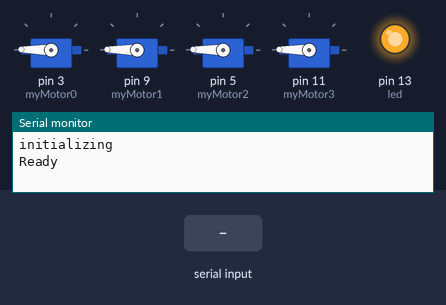
A sketch run on a simulated Arduino Uno, built with avr-gcc and run on an emulated ATmega328P. On the bench: 4 × servo, output pins drawn as LEDs (lit = HIGH), the last lines printed to the serial monitor. The test bench sets the inputs (shaded band).

Above: at 0.2 s.
At 4.9 s:
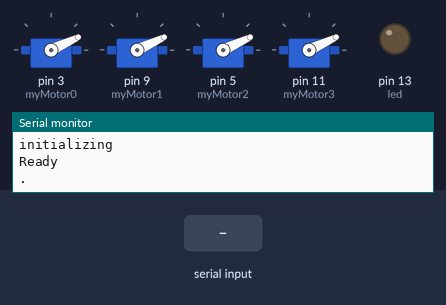
5.0 s: "F\n" received over Serial
At 5.8 s:
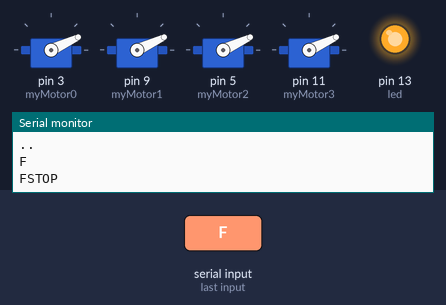
8.0 s: "ARM\n" received over Serial
9.7 s: "L\n" received over Serial
Timing chart, 0 to 17.8 s (numbered marks = the images above; inputs shaded):
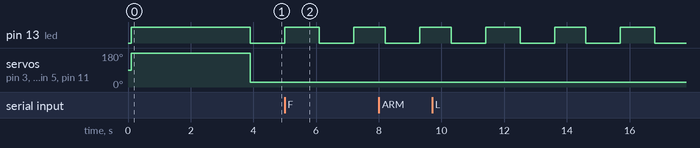

Measured:
- by itself, pin 13 (led): alternates HIGH for 1.1 s and LOW for 1.1 s

The sketch:

Drone_v2.ino
```cpp
#include <Servo.h>

void echo(String msg) {
    Serial.println("\n" + msg);
}


unsigned long time = 0;
unsigned long ledState = 0;

// This is our motor.
Servo myMotor0, myMotor1, myMotor2, myMotor3;
Servo motors[] = {myMotor0, myMotor1, myMotor2, myMotor3};

int led = 13;
float voltageLevel = 0.0;
float threshold = 5.0;


// base values for arming the ESCs
// motor 1 (soldered): base == 70
// motor 2: base == 20
// motor 3: base == 70
int arming_bases[] = {25, 25, 25, 25};
int arm_base0 = arming_bases[0]; // arms A
int arm_base1 = arming_bases[1]; // arms C
int arm_base2 = arming_bases[2]; // arms B
int arm_base3 = arming_bases[3]; // arms D

//int throttling_bases[] = {70, 20, 70, 46};
int throttling_bases[] = {25, 25, 25, 25};
int base0 = throttling_bases[0];
int base1 = throttling_bases[1];
int base2 = throttling_bases[2];
int base3 = throttling_bases[3];

int A = 0;
int B = 1;
int C = 2;
int D = 3;

// Set everything up
void setup()
{
    pinMode(led, OUTPUT);
    digitalWrite(led, HIGH);
    // Put the motor to Arduino pin #9
    myMotor0.attach(3);
    myMotor1.attach(9);
    myMotor2.attach(5);
    myMotor3.attach(11);
    digitalWrite(led, LOW);

    // Required for I/O from Serial monitor
    Serial.begin(9600);
    // Print a startup message
    echo("initializing");
    // initialize the digital pin as an output.
    echo("Ready");

}

// This is the final output
// written to the motor.
static String incoming_string;
static boolean zeroed = false;

boolean process_command(char* output)
{
    if(!zeroed) {
        digitalWrite(led, HIGH);
    zeroed = true;
    myMotor0.write(179);
    myMotor1.write(179);
    myMotor2.write(179);
    myMotor3.write(179);
    delay(3800);
    myMotor0.write(25);
      myMotor1.write(25);
      myMotor2.write(25);
      myMotor3.write(25);
    digitalWrite(led, LOW);
    }

    boolean cmd_received = false;
    while(Serial.available() > 0) {
        // read the value
        char ch = Serial.read();

        /*
         *  If ch isn't a newline
         *  (linefeed) character,
         *  we will add the character
         *  to the incoming_string
         */
        if(ch == 10 || ch == 59 || ch == 46) {
            cmd_received = true;
            break;
        } else if(ch == 67) {
            incoming_string = "";
        } else {
            incoming_string += ch;
        }
    }

    incoming_string.toUpperCase();
    incoming_string.toCharArray(output, 1024);
    if(cmd_received == true) {
      incoming_string = "";
    }

    return cmd_received;
}

const int CMD_TYPE_NONE = 0;
const int CMD_TYPE_ARM = 1;
const int CMD_TYPE_PAIRED_LIFT = 2;
const int CMD_TYPE_SINGLE_LIFT= 3;
const int CMD_TYPE_ALL_LIFT= 4;
const int CMD_TYPE_CALIBRATE = 5;
const int CMD_TYPE_FULL_STOP = 6;
const int CMD_TYPE_RAW = 7;

int command_type(String cmd) {
    cmd.toUpperCase();
    int type = CMD_TYPE_NONE;
    if(cmd.indexOf("F") == 0) {
        type = CMD_TYPE_FULL_STOP;
    } else if(cmd.indexOf("ARM") == 0) {
        type = CMD_TYPE_ARM;
    } else if(cmd.indexOf("C") == 0) {
        type = CMD_TYPE_CALIBRATE;
    } else if(cmd.indexOf("L") == 0) {
        type = CMD_TYPE_ALL_LIFT;
    } else if(cmd.indexOf("S") == 0) {
        type = CMD_TYPE_SINGLE_LIFT;
    } else if(cmd.indexOf("P") == 0) {
        type = CMD_TYPE_PAIRED_LIFT;
    }
    return type;
}

void do_nop(String(cmd)) {echo("nop");}
void do_calibrate(String(cmd)) {echo("cal");}
void do_single_lift(String(cmd)) {echo("slift");}
void do_paired_lift(String(cmd)) {echo("plift");}

void do_full_stop(String(cmd)) {
    echo("FSTOP");
    myMotor0.write(base0);
    myMotor1.write(base1);
    myMotor2.write(base2);
    myMotor3.write(base3);
}

void do_arm(String cmd) {
    echo("ARM: " + cmd);
    if(cmd.length() > 3) {
        switch(cmd.charAt(3)) {
            case 'A':
                myMotor0.write(arm_base0);
                break;
            case 'C':
                myMotor1.write(arm_base1);
                break;
            case 'B':
                myMotor2.write(arm_base2);
                break;
            case 'D':
                myMotor3.write(arm_base3);
                break;
        }
    } else {
        myMotor0.write(arm_base0);
        myMotor1.write(arm_base1);
        myMotor2.write(arm_base2);
        myMotor3.write(arm_base3);
    }
}

void do_all_lift(String cmd, int type) {
    echo("LIFT: " + cmd);

    int val = -1;
    char key = 'A';
    switch(type) {
        case CMD_TYPE_PAIRED_LIFT:
        case CMD_TYPE_SINGLE_LIFT:
            val = cmd.substring(2).toInt();
            Serial.println(val);
            key = cmd.charAt(1);
            if (val < 0 || val > 179)
            {
                echo("Value is NOT between 0 and 180");
                echo("Error with the input");
            }
            switch(key) {
                case 'A':
                    myMotor0.write(base0 + val);
                    if (type == CMD_TYPE_PAIRED_LIFT) {
                        myMotor2.write(base2 + val);
                        echo("AB paired");
                    } else
                        echo("A single");
                    break;
                case 'B':
                    myMotor2.write(base2 + val);
                    if (type == CMD_TYPE_PAIRED_LIFT) {
                        myMotor0.write(base0 + val);
                        echo("AB paired");
                    } else
                        echo("B single");
                    break;
                case 'C':
                    myMotor1.write(base1 + val);
                    if (type == CMD_TYPE_PAIRED_LIFT) {
                        myMotor3.write(base3 + val);
                        echo("CD paired");
                    } else
                        echo("C single");
                    break;
                case 'D':
                    myMotor3.write(base3 + val);
                    if (type == CMD_TYPE_PAIRED_LIFT) {
                        myMotor1.write(base1 + val);
                        echo("CD paired");
                    } else
                        echo("D single");
                    break;
            }
            break;
        case CMD_TYPE_ALL_LIFT:
            val = cmd.substring(1).toInt();
            if (val < 0 || val > 179)
            {
                echo("Value is NOT between 0 and 180");
                echo("Error with the input");
            }
            myMotor0.write(base0 + val);
            myMotor1.write(base1 + val);
            myMotor2.write(base2 + val);
            myMotor3.write(base3 + val);
            break;
    }
}

void loop()
{
    delay(100);
    //int analogPin = 0;
    //voltageLevel = analogRead(analogPin) * 5.0 / 1024.0;
    //Serial.print("5v rail: ");
    char cmd[1024];

    if(process_command(cmd)) {
        echo(cmd);
        int type = command_type(cmd);
        switch(type) {
            case CMD_TYPE_ARM:
                do_arm(cmd);
                break;
            case CMD_TYPE_PAIRED_LIFT:
            case CMD_TYPE_SINGLE_LIFT:
            case CMD_TYPE_ALL_LIFT:
                do_all_lift(cmd, type);
                break;
            case CMD_TYPE_CALIBRATE: do_calibrate(cmd); break;
            case CMD_TYPE_FULL_STOP: do_full_stop(cmd); break;
            default: do_nop(cmd); break;
        }
    }
    /*
    if(Serial.available() > 0)
    {
        } else {
            // received a newline (linefeed) character
            // this means we are done making a string
            // print the incoming string
            Serial.println("I am printing the entire string");
            Serial.println(incoming_string);

            // Convert the string to an integer
            int val = incoming_string.toInt();

            // print the integer
            Serial.println("Printing the value: ");
            Serial.println(val);

            if (val > -1 && val < 91)
            {
                // Print confirmation that the
                // value is between 0 and 180
                Serial.println("Value is between 0 and 180");
                // Write to Servo
                myMotor1.write(base1 + val);
                myMotor2.write(base2 + val);

                myMotor3.write(base3 + val);
            }
            // The value is not between 0 and 180.
            // We do not want write this value to
            // the motor.
            else
            {
                Serial.println("Value is NOT between 0 and 180");

                // IT'S a TRAP!
                Serial.println("Error with the input");
            }

            // Reset the value of the incoming_string
            Serial.println(incoming_string);
            incoming_string = "";
        }

        if (incoming_string == "arm") {
            Serial.print("ARMING: M1 -> ");
            Serial.print(arm_base1);
            Serial.print("M2 -> ");
            Serial.println(arm_base2);
            Serial.print("M3 -> ");
            Serial.println(arm_base3);
            myMotor1.write(arm_base1);
            myMotor2.write(arm_base2);
            myMotor3.write(arm_base3);
            incoming_string = "";
        }
    }*/

    ping();

}

void sendMessage(char* message) {
  int messageLen = strlen(message);
  if(messageLen < 256) {
    Serial.write(messageLen);
    Serial.print(message);
  }
}

void ping()
{
  unsigned long currentTime = millis();
  if((currentTime - time) > 1000) {
    Serial.print(".");
    time = currentTime;
    digitalWrite(led, ledState % 2 ? HIGH: LOW);
    ledState += 1;
    currentTime = time;
  }
}
```
